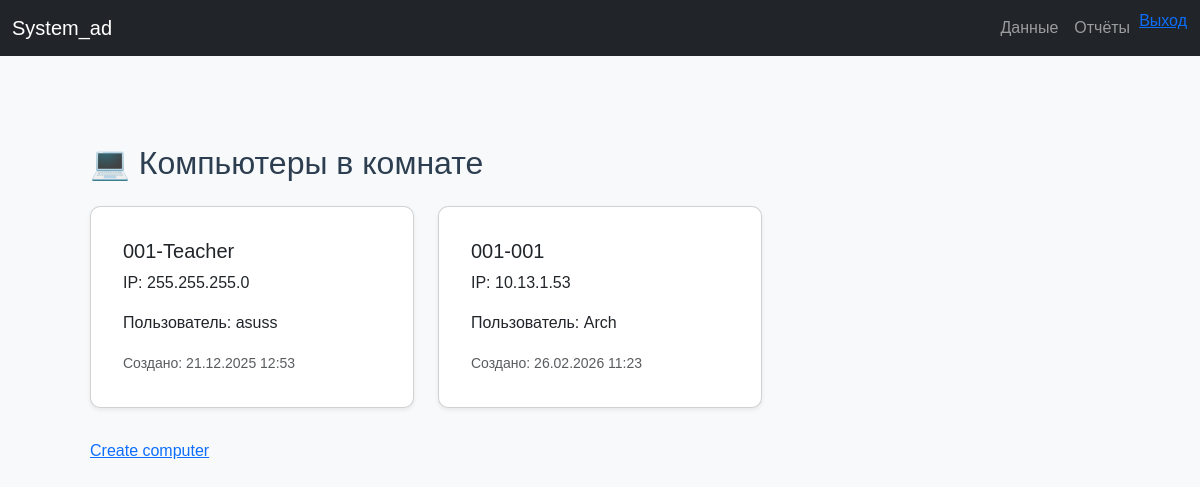
Page /rooms/1/computers/ (signed in) on the committed database.
### api/models.py (models this page shows, shortened)
class Computer(models.Model):
    room = models.ForeignKey(Room, on_delete=models.CASCADE, related_name="computers")
    hostname = models.CharField(max_length=255, unique=True)
    ip_address = models.GenericIPAddressField(null=True, blank=True)
    user_fullname = models.CharField(max_length=255)
    created_at = models.DateTimeField(auto_now_add=True)

### api/views.py (the view)
# urls.py: path('rooms/<int:room_id>/computers/', computer_by_room_view, name='computers-by-room'),
@login_required
def computer_by_room_view(request, room_id):
    computers = Computer.objects.filter(room_id=room_id)
    context = {'computers': computers}
    return render(request, 'dataCRUd/computers_by_room.html', context)

### templates/dataCRUd/computers_by_room.html (shortened to what this page needs)
{% extends "base.html" %}
{% block content %}
<div class="container mt-4">
    <h2 class="mb-4">💻 Компьютеры в комнате {{ room_id }}</h2>
    <div class="row">
        {% for computer in computers %}
        <div class="col-md-4 mb-3">
            <div class="card shadow-sm">
                <div class="card-body">
                    <h5 class="card-title">{{ computer.hostname }}</h5>
                    <p class="card-text">IP: {{ computer.ip_address }}</p>
                    <p class="card-text">Пользователь: {{ computer.user_fullname }}</p>
                    <small class="text-muted">Создано: {{ computer.created_at|date:"d.m.Y H:i" }}</small>
                </div>
            </div>
        </div>
        {% empty %}
        <p class="text-muted">Нет компьютеров в этой комнате</p>
        {% endfor %}
        <a href="{% url 'computer-create' %}" class="">Create computer</a>
    </div>
</div>
{% endblock %}

### static/css/style.css (style rules this page uses)
body { font-family: Arial, sans-serif; background: #f4f6f8; margin: 0; padding: 0; }
.container { max-width: 1100px; margin: auto; padding: 20px; }
.card { background: #fff; border-radius: 10px; padding: 16px; margin-bottom: 15px; box-shadow: 0 4px 12px rgba(0,0,0,.08); }
h1, h2 { color: #2c3e50; }

### rows in the picture
Computer: hostname "001-Teacher", ip_address "255.255.255.0", user_fullname "asuss", created_at "21.12.2025 12:53"
Computer: hostname "001-001", ip_address "10.13.1.53", user_fullname "Arch", created_at "26.02.2026 11:23"
